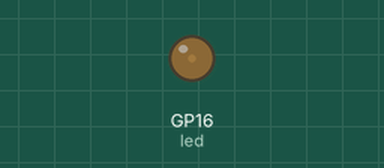
Recording of a program running on a simulated Raspberry Pi Pico running MicroPython. Shown: output pins drawn as LEDs (lit = HIGH).

Above: at 0.05 s.
At 0.6 s:
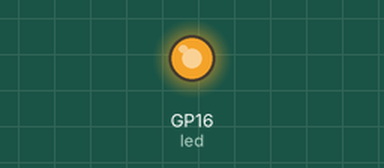
At 0.9 s:
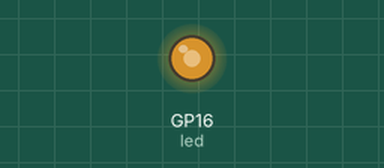
At 1.15 s:
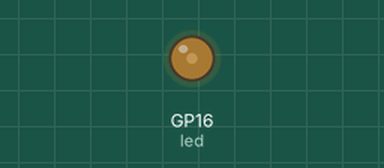
Timing chart, 0 to 3.0 s (numbered marks = the images above):
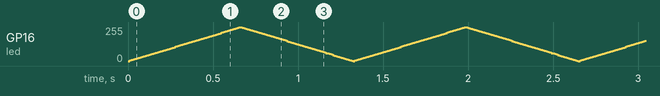

The program:

p16-LED_PWM.py
```python
from machine import Pin, PWM
import time

led = PWM(Pin(16))
led.freq(1000)

while True:
    for duty in range(0, 65535, 1000):
        led.duty_u16(duty)
        time.sleep(0.01)
    for duty in range(65535, 0, -1000):
        led.duty_u16(duty)
        time.sleep(0.01)
```
